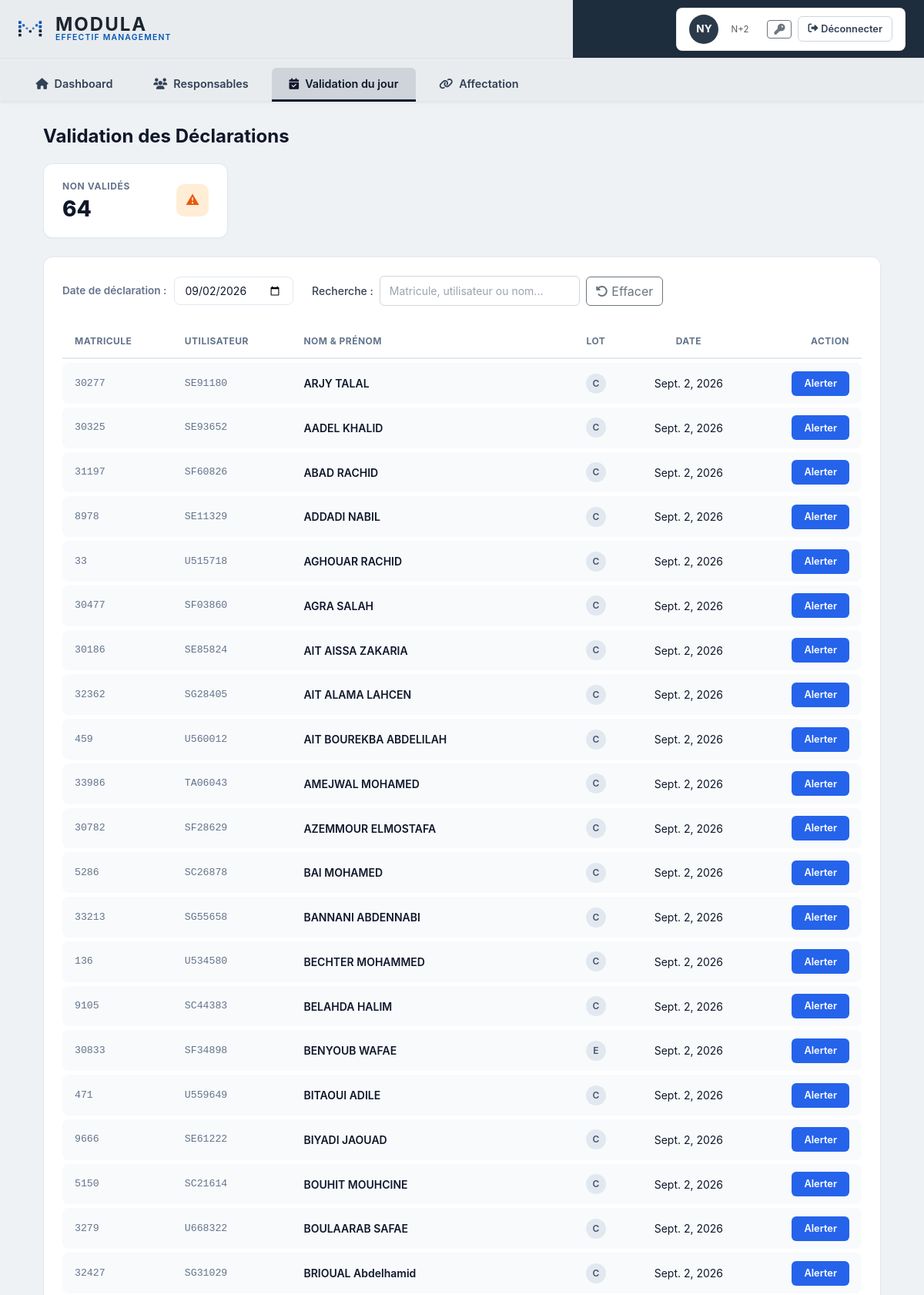
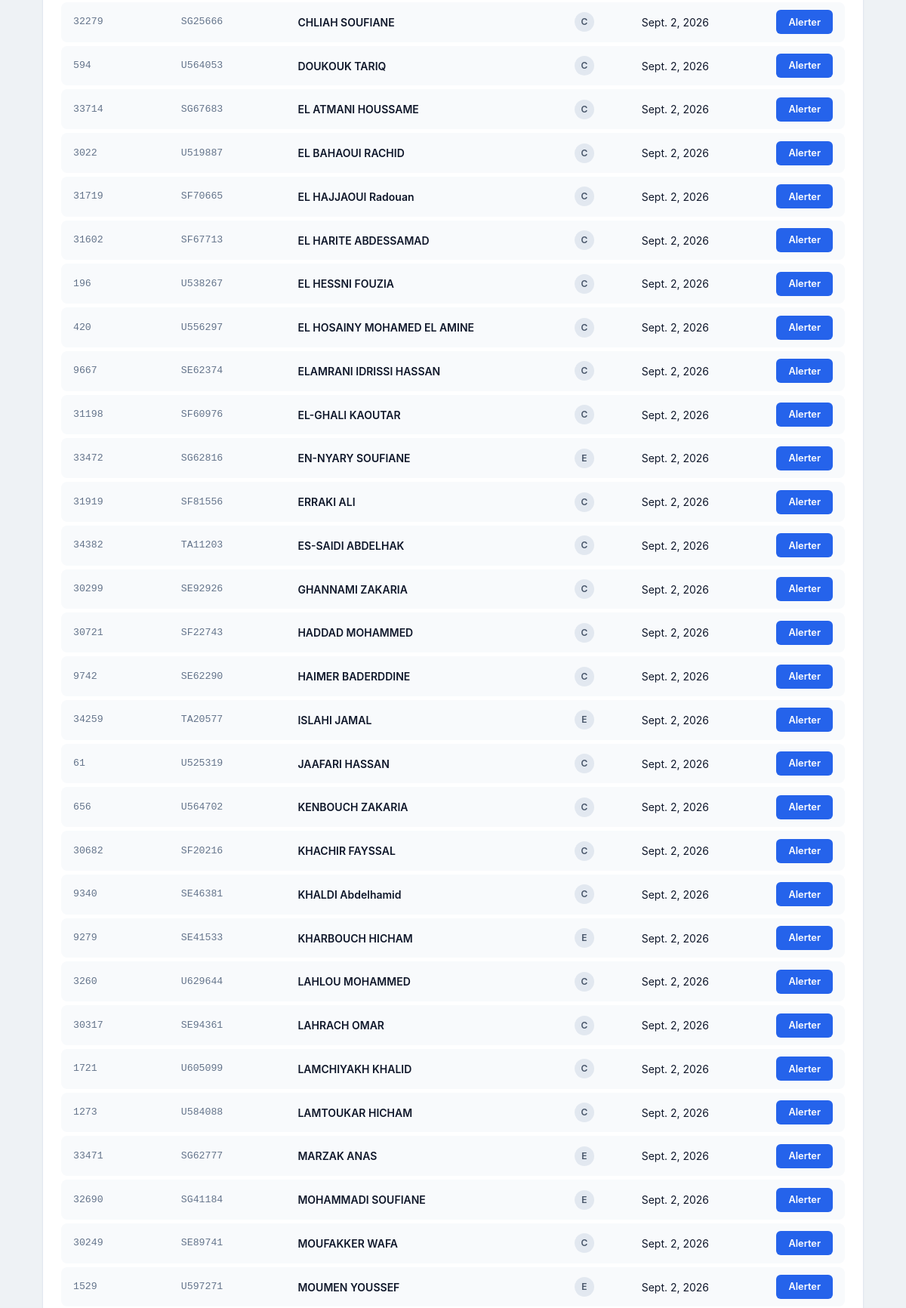
/validation_N2/ (signed in, upper part), run on the app's committed database (2 pictures, top to bottom).
### Collaborateur/models.py (models this page shows, shortened)
class Collaborateur(models.Model):
    SEXE_CHOICES = [
        (0, "Femme"),
        (1, "Homme"),
    ]
    it = models.CharField(max_length=8, primary_key=True) # it=utilisateur
    matricule = models.CharField(max_length=20, unique=True, null=True, blank=True)
    cin = models.CharField(max_length=8, unique=True, null=True, blank=True)
    nom_complete = models.CharField(max_length=80)
    lot = models.CharField(
        max_length=5,
        choices=[
            ("A", "Anapec"),
            ("O", "CDI"),
            ("P", "Pro"),
            ("E", "Tam"),
            ("C", "Cadre"),
        ],
        blank=True,
    )
    eq = models.CharField(max_length=10, default="Inconnu")
    shift = models.CharField(
        max_length=15,
        choices=[
            ("A", "6-15"),
            ("B", "15-23"),
            ("N", "23-6"),
            ("H 4-8", "4 équipes"),
            ("AD", "Administratif"),
        ],
        null=True,
        blank=True,
    )
    sexe = models.IntegerField(choices=SEXE_CHOICES)
    ru_it = models.ForeignKey(
        "self",
        to_field="it",
        on_delete=models.SET_NULL,
        null=True,
        blank=True,
        related_name="subordonnes",
    )
    unite = models.ForeignKey(
        Unite,to_field="abreviation",
        on_delete=models.SET_NULL,
        null=True,
        blank=True,
        related_name="rus",
    )
    departement = models.ForeignKey(
        "Departement",
        to_field="abreviation",
        on_delete=models.SET_NULL,
        null=True
    )

### declaration_effectif/views.py (the view)
# urls.py: path("validation_N2/",views.liste_N1_non_valides_N2,name="liste_N1_non_valides_N2"),
@role_required('N+2')
def liste_N1_non_valides_N2(request):
    maint = timezone.localdate()
    it=request.session.get("it")
    liste_ru = Ru_Rg(it)
    liste_n1_ids=set(liste_ru.values_list("it",flat=True))
    declaration = declaration_effectif.objects.filter(date=maint, Ru_id__in=liste_n1_ids)
    liste_Ru = set(declaration.values_list("Ru_id", flat=True))
    liste_ru_avec_operateurs = set(
            Collaborateur.objects.filter(ru_it_id__in=liste_n1_ids)
            .values_list("ru_it_id", flat=True)
            .distinct())
    ru_non_valides_ids = liste_ru_avec_operateurs - liste_Ru
    non_valides = liste_ru.filter(it__in=ru_non_valides_ids).distinct()
    return render(
        request,
        "declaration_effectif/N2/validation.html",
        {"non_valides": non_valides,"date": maint},
    )

### Collaborateur/views.py (called while the page is built)
def Ru_Rg(it):
    a_des_subordonnes = Collaborateur.objects.filter(
        ru_it_id=OuterRef('it')
    ).exclude(it=it)
    return Collaborateur.objects.filter(
        ru_it_id=it
    ).exclude(
        it=it
    ).annotate(
        has_sub=Exists(a_des_subordonnes)
    ).filter(has_sub=True)

### utilisateur/views.py (called while the page is built)
def notifications(request):
    it = request.session.get("it")
    alert = Alert.objects.filter(recepteur=it)
    nv = alert.filter(lu=False).count()
    return {
        "notifications": alert,
        "nb_notifications": nv,
    }

### declaration_effectif/templates/declaration_effectif/N2/validation.html (shortened to what this page needs)
{% extends "utilisateur/navbar_N1.html" %}
{% load static %}
{% block css %}
<link rel="stylesheet" href="{% static 'declaration_effectif/css/validation.css' %}">
{% endblock %}
{% block content %}
<div class="page-container">
    <header class="header">
        <h1>Validation des Déclarations</h1>
    </header>
    <div class="stats-summary">
        <div class="summary-card">
            <div class="summary-info">
                <span>Non Validés</span>
                <h3 id="count-ru">{{ non_valides|length|default:"0" }}</h3>
            </div>
            <div class="summary-icon warning">
                &#9888;
            </div>
        </div>
    </div>
    <div class="card-table">
        <div class="table-toolbar">
            <div class="date-filter-group">
                <label for="date">Date de déclaration :</label>
                <input type="date" class="date-input" id="date">
            </div>
            <div class="search-filter-group">
                <label for="search">Recherche :</label>
                <input type="text" class="search-input" id="search" placeholder="Matricule, utilisateur ou nom...">
                <button type="button" class="btn btn-outline-secondary filter-btn-reset" id="resetBtn">
                    <i class="fa-solid fa-rotate-left"></i> Effacer
                </button>
            </div>
        </div>
        <div class="table-wrapper">
            <table class="custom-table">
                <thead id="titre">
                    <tr>
                        <th>Matricule</th>
                        <th>Utilisateur</th>
                        <th>Nom & Prénom</th>
                        <th class="text-center">Lot</th>
                        <th class="text-center">Date</th>
                        <th class="text-end">Action</th>
                    </tr>
                </thead>
                <tbody id="result">
                    {% for operateur in non_valides %}
                    <tr>
                        <td class="cell-mono">{{ operateur.matricule }}</td>
                        <td class="cell-mono">{{ operateur.it }}</td>
                        <td class="cell-name">{{ operateur.nom_complete }}</td>
                        <td class="text-center">
                            <span class="badge-circle">{{ operateur.lot }}</span>
                        </td>
                        <td class="text-center">{{ date }}</td>
                        <td class="text-end">
                            <button class="alert_btn" data-ru_it="{{ operateur.it }}">Alerter</button>
                        </td>
                    </tr>
                    {% empty %}
                    <tr>
                        <td colspan="6" class="empty-row text-center">Aucun responsable d'unité sans validation trouvé.
                        </td>
                    </tr>
                    {% endfor %}
                </tbody>
            </table>
        </div>
    </div>
</div>
{% endblock %}

### utilisateur/templates/utilisateur/navbar_N1.html (shortened to what this page needs)
{% load static %}
<!DOCTYPE html>
<html lang="fr">
<head>
    <link href="https://cdn.jsdelivr.net/npm/bootstrap@5.3.0/dist/css/bootstrap.min.css" rel="stylesheet">
    <link href="https://cdnjs.cloudflare.com/ajax/libs/font-awesome/6.4.0/css/all.min.css" rel="stylesheet">
    <link rel="stylesheet" href="{% static 'utilisateur/css/N1/navbar.css' %}">
    {% block css %} {% endblock %}
</head>
<body>
    <header class="app-header shadow-sm">
        <div class="top-bar d-flex justify-content-between align-items-center">
            <div class="brand-section d-flex align-items-center px-4 py-3">
                {% if request.session.role == "N+1" %}
                <a class="navbar-brand d-flex align-items-center gap-3 text-decoration-none"
                    href="{% url 'dashboard_N1' %}">
                    {% elif request.session.role == "N+2" %}
                    <a class="navbar-brand d-flex align-items-center gap-3 text-decoration-none" href="{% url 'dashboard_N2' %}">
                    {% elif request.session.role == "N+3" %}
                    <a class="navbar-brand d-flex align-items-center gap-3 text-decoration-none" href="{% url 'Dashboard_N3' %}">
                    {% elif request.session.role == "N+4" %}
                        <a class="navbar-brand d-flex align-items-center gap-3 text-decoration-none" href="{% url 'page_N4' %}">
                    {% elif request.session.role == "HRBP" %}
                    <a class="navbar-brand d-flex align-items-center gap-3 text-decoration-none" href="{% url 'dashboard' %}">
                    {% elif request.session.role == "ADMIN" %}
                        <a class="navbar-brand d-flex align-items-center gap-3 text-decoration-none" href="{% url 'dashboard' %}">
                    {% elif request.session.role == "DRH" %}
                        <a class="navbar-brand d-flex align-items-center gap-3 text-decoration-none" href="{% url 'dashboard' %}">
                    {% endif %}
                    <div class="d-flex flex-column lh-1">
                        <span class="brand-title fw-bold fs-4">MODULA</span>
                        <span class="brand-subtitle fw-semibold">EFFECTIF MANAGEMENT</span>
                    </div>
                </a>
            </div>
            <div class="user-section d-flex align-items-center gap-3 px-4 py-2">
                <div class="user-card d-flex align-items-center gap-3 bg-white px-3 py-2 rounded-3 shadow-sm">
                    <div class="avatar-circle">
                        NY
                    </div>
                    <div class="user-details text-start">
                        <small class="user-role text-muted d-block">{{ request.session.role|default:"N+1" }}</small>
                    </div>
                    <div class="d-flex align-items-center gap-2 ms-2">
                        <button type="button" class="btn btn-outline-secondary btn-sm d-flex align-items-center gap-1"
                            data-bs-toggle="modal" data-bs-target="#modal-changer-password"
                            title="Changer le mot de passe">
                            <i class="fas fa-key"></i>
                        </button>
                        <a href="{% url 'deconnecter' %}"
                            class="btn btn-outline-custom-logout btn-sm d-flex align-items-center gap-1">
                            <i class="fas fa-sign-out-alt"></i>
                            <span>Déconnecter</span>
                        </a>
                    </div>
                </div>
            </div>
        </div>
        {% if request.session.role == "N+2" %}
        <nav class="sub-navbar border-top">
            <div class="container-fluid px-4">
                <ul class="nav nav-tabs border-0">
                    <li class="nav-item">
                        <a class="nav-link {% if request.resolver_match.url_name == 'dashboard_N2' %}active{% endif %}"
                            href="{% url 'dashboard_N2' %}">
                            <i class="fas fa-home me-2"></i>Dashboard
                        </a>
                    </li>
                    <li class="nav-item">
                        <a class="nav-link {% if request.resolver_match.url_name == 'liste_N1_par_N2' %}active{% endif %}"
                            href="{% url 'liste_N1_par_N2' %}">
                            <i class="fas fa-users me-2"></i>Responsables
                        </a>
                    </li>
                    <li class="nav-item">
                        <a class="nav-link {% if request.resolver_match.url_name == 'liste_N1_non_valides_N2' %}active{% endif %}"
                            href="{% url 'liste_N1_non_valides_N2' %}">
                            <i class="fas fa-calendar-check me-2"></i>Validation du jour
                        </a>
                    </li>
                    <li class="nav-item">
                        <a class="nav-link {% if request.resolver_match.url_name == 'affectation_N2' %}active{% endif %}"
                            href="{% url 'affectation_N2' %}">
                            <i class="fas fa-link me-2"></i>Affectation
                        </a>
                    </li>
                </ul>
            </div>
        </nav>
        {% endif %}
    </header>
    <div class="container-fluid px-4">
        {% block content %}{% endblock %}
    </div>
</body>
</html>

### utilisateur/static/utilisateur/css/N1/navbar.css (style rules this page uses)
:root { --bg-header-left: #e9ecef; --bg-header-right: #1e2d3d; --text-primary-dark: #0f172a; --accent-blue-logo: #0056b3; --active-tab-bg: #ced4da; --border-subtle: #dbe0e6; }
.app-header { background-color: #ffffff; width: 100%; }
.top-bar { background: linear-gradient(to right, var(--bg-header-left) 62%, var(--bg-header-right) 62%); min-height: 75px; }
.brand-title { color: #1a2530; letter-spacing: 2px; }
.brand-subtitle { color: var(--accent-blue-logo); font-size: 0.65rem; letter-spacing: 1.2px; }
.user-card { border: 1px solid rgba(0, 0, 0, 0.08); }
.avatar-circle { width: 38px; height: 38px; background-color: #2b3a4a; color: #ffffff; border-radius: 50%; display: flex; align-items: center; justify-content: center; font-weight: 700; font-size: 0.85rem; }
.user-role { font-size: 0.72rem; line-height: 1; margin-top: 2px; }
.btn-outline-custom-logout { border: 1px solid #cbd5e1; color: #334155; background-color: #ffffff; font-size: 0.8rem; font-weight: 600; padding: 0.35rem 0.75rem; border-radius: 6px; transition: all 0.2s ease; }
.sub-navbar { background-color: #e9ecef; padding-top: 0.75rem; }
.sub-navbar .nav-tabs { gap: 0.5rem; }
.sub-navbar .nav-link { color: #334155 !important; font-weight: 600; font-size: 0.9rem; border: none !important; border-radius: 6px 6px 0 0 !important; padding: 0.6rem 1.4rem; background-color: transparent; transition: background-color 0.15s ease-in-out; }
.sub-navbar .nav-link.active { background-color: var(--active-tab-bg) !important; color: #0f172a !important; border-bottom: 3px solid #0f172a !important; }

### data on the page
Collaborateur: matricule "30277", it "SE91180", nom_complete "ARJY TALAL", lot "C", date "Sept. 2, 2026"
Collaborateur: matricule "30325", it "SE93652", nom_complete "AADEL KHALID", lot "C", date "Sept. 2, 2026"
Collaborateur: matricule "31197", it "SF60826", nom_complete "ABAD RACHID", lot "C", date "Sept. 2, 2026"
Collaborateur: matricule "8978", it "SE11329", nom_complete "ADDADI NABIL", lot "C", date "Sept. 2, 2026"
Collaborateur: matricule "33", it "U515718", nom_complete "AGHOUAR RACHID", lot "C", date "Sept. 2, 2026"
Collaborateur: matricule "30477", it "SF03860", nom_complete "AGRA SALAH", lot "C", date "Sept. 2, 2026"
Collaborateur: matricule "30186", it "SE85824", nom_complete "AIT AISSA ZAKARIA", lot "C", date "Sept. 2, 2026"
Collaborateur: matricule "32362", it "SG28405", nom_complete "AIT ALAMA LAHCEN", lot "C", date "Sept. 2, 2026"
Collaborateur: matricule "459", it "U560012", nom_complete "AIT BOUREKBA ABDELILAH", lot "C", date "Sept. 2, 2026"
Collaborateur: matricule "33986", it "TA06043", nom_complete "AMEJWAL MOHAMED", lot "C", date "Sept. 2, 2026"
Collaborateur: matricule "30782", it "SF28629", nom_complete "AZEMMOUR ELMOSTAFA", lot "C", date "Sept. 2, 2026"
Collaborateur: matricule "5286", it "SC26878", nom_complete "BAI MOHAMED", lot "C", date "Sept. 2, 2026"
Collaborateur: matricule "33213", it "SG55658", nom_complete "BANNANI ABDENNABI", lot "C", date "Sept. 2, 2026"
Collaborateur: matricule "136", it "U534580", nom_complete "BECHTER MOHAMMED", lot "C", date "Sept. 2, 2026"
Collaborateur: matricule "9105", it "SC44383", nom_complete "BELAHDA HALIM", lot "C", date "Sept. 2, 2026"
Collaborateur: matricule "30833", it "SF34898", nom_complete "BENYOUB WAFAE", lot "E", date "Sept. 2, 2026"
Collaborateur: matricule "471", it "U559649", nom_complete "BITAOUI ADILE", lot "C", date "Sept. 2, 2026"
Collaborateur: matricule "9666", it "SE61222", nom_complete "BIYADI JAOUAD", lot "C", date "Sept. 2, 2026"
Collaborateur: matricule "5150", it "SC21614", nom_complete "BOUHIT MOUHCINE", lot "C", date "Sept. 2, 2026"
Collaborateur: matricule "3279", it "U668322", nom_complete "BOULAARAB SAFAE", lot "C", date "Sept. 2, 2026"
Collaborateur: matricule "32427", it "SG31029", nom_complete "BRIOUAL Abdelhamid", lot "C", date "Sept. 2, 2026"
Collaborateur: matricule "32279", it "SG25666", nom_complete "CHLIAH SOUFIANE", lot "C", date "Sept. 2, 2026"
Collaborateur: matricule "594", it "U564053", nom_complete "DOUKOUK TARIQ", lot "C", date "Sept. 2, 2026"
Collaborateur: matricule "33714", it "SG67683", nom_complete "EL ATMANI HOUSSAME", lot "C", date "Sept. 2, 2026"
Collaborateur: matricule "3022", it "U519887", nom_complete "EL BAHAOUI RACHID", lot "C", date "Sept. 2, 2026"
Collaborateur: matricule "31719", it "SF70665", nom_complete "EL HAJJAOUI Radouan", lot "C", date "Sept. 2, 2026"
Collaborateur: matricule "31602", it "SF67713", nom_complete "EL HARITE ABDESSAMAD", lot "C", date "Sept. 2, 2026"
Collaborateur: matricule "196", it "U538267", nom_complete "EL HESSNI FOUZIA", lot "C", date "Sept. 2, 2026"
Collaborateur: matricule "420", it "U556297", nom_complete "EL HOSAINY MOHAMED EL AMINE", lot "C", date "Sept. 2, 2026"
Collaborateur: matricule "9667", it "SE62374", nom_complete "ELAMRANI IDRISSI HASSAN", lot "C", date "Sept. 2, 2026"
Collaborateur: matricule "31198", it "SF60976", nom_complete "EL-GHALI KAOUTAR", lot "C", date "Sept. 2, 2026"
Collaborateur: matricule "33472", it "SG62816", nom_complete "EN-NYARY SOUFIANE", lot "E", date "Sept. 2, 2026"
Collaborateur: matricule "31919", it "SF81556", nom_complete "ERRAKI ALI", lot "C", date "Sept. 2, 2026"
Collaborateur: matricule "34382", it "TA11203", nom_complete "ES-SAIDI ABDELHAK", lot "C", date "Sept. 2, 2026"
Collaborateur: matricule "30299", it "SE92926", nom_complete "GHANNAMI ZAKARIA", lot "C", date "Sept. 2, 2026"

### other printed values
{{ request.session.role|default:"N+1" }} "N+2"
{{ non_valides|length|default:"0" }} "64"
